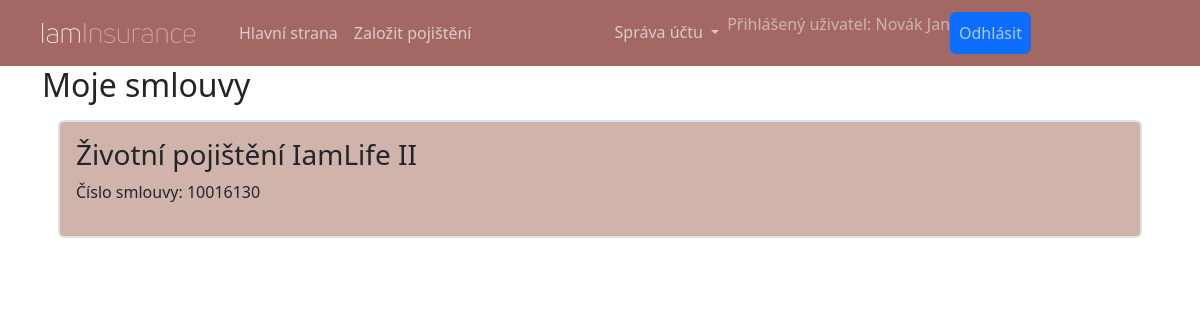
/muj-ucet/smlouvy/ (signed in), run on an earlier commit of the app's database.
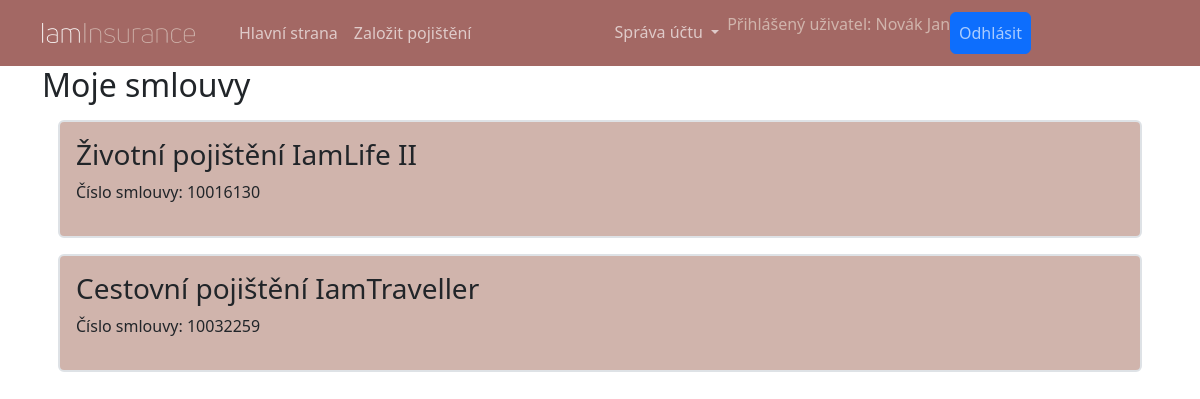
And on a later commit of the database.
### insurance_app/models.py (models this page shows, shortened)
class Contract(models.Model):
    objects: models.Manager
    product = models.ForeignKey(to=Product, on_delete=models.RESTRICT)
    insured = models.ForeignKey(to=Person, on_delete=models.RESTRICT)
    conclusion_date = models.DateTimeField(auto_now_add=True)
    payment = models.IntegerField()
    @property
    def contract_number(self) -> int:
        return 10_000_001 + self.pk * 127 ** 2

class Product(models.Model):
    name = models.CharField(max_length=64, unique=True)
    description = models.TextField(default="")
    active = models.BooleanField(default=True)
    image = models.ImageField(upload_to='images/')

### client_account/views.py (the view)
# urls.py: path("smlouvy/", views.ContractsListView.as_view(), name="my-contracts"),
class ContractsListView(LoginRequiredMixin, generic.ListView):
    model = models.Contract
    template_name = template.CONTRACTS
    title = "Moje smlouvy"
    def get_context_data(self, *, object_list=None, **kwargs):
        context = super().get_context_data(object_list=object_list, **kwargs)
        context['title'] = self.title
        return context
    def get_queryset(self):
        queryset = super().get_queryset()
        queryset = queryset.filter(insured=self.request.user)
        return queryset

### insurance_app/models.py (called while the page is built)
    def __str__(self):
        return f"{self.last_name} {self.first_name}"

### insurance_app/templates/insurance_app/my_contracts.html (shortened to what this page needs)
{% extends 'main.html' %}
{% block content %}
    {% if object_list.0 %}
    {% for obj in object_list %}
    <a href="{% url 'contract-detail' contract_number=obj.contract_number %}" class="text-decoration-none link-dark">
        <section class="bg-secondary hover-overlay border border-2 rounded-2 p-3 m-3" data-mdb-ripple-color="light">
            <h3>{{ obj.product.name }}</h3>
            <p>Číslo smlouvy: {{ obj.contract_number }}</p>
        </section>
    </a>
    {% endfor %}
    {% else %}
    <p>Zatím u nás nemáte uzavřenou žádnou smlouvu.</p>
    <a class="btn btn-primary" href="{% url 'register-contract' %}">Uzavřít smlouvu</a>
    {% endif %}
{% endblock %}

What changed in the data, as far as the page shows it:
added Contract: product.name "Cestovní pojištění IamTraveller", contract_number "10032259"
